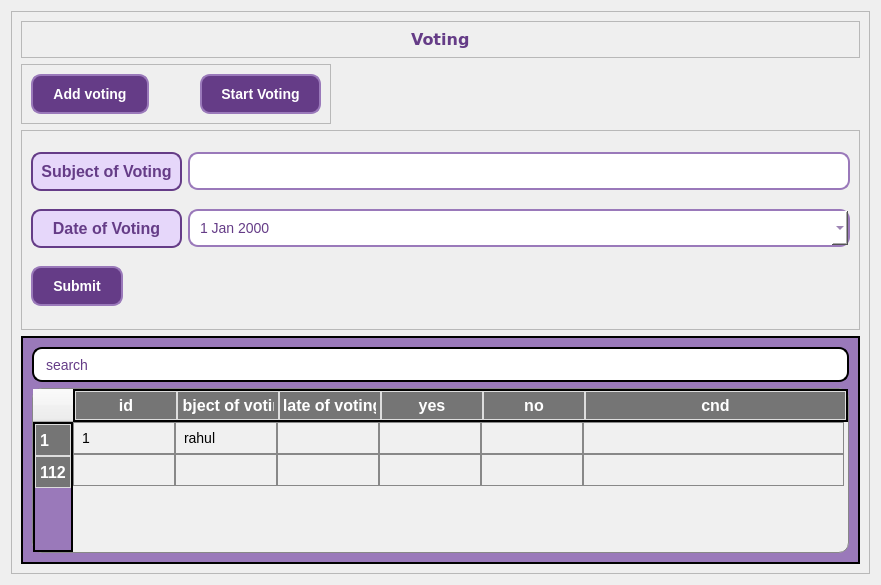
<?xml version="1.0" encoding="UTF-8"?>
<ui version="4.0">
 <class>wotingFrame</class>
 <widget class="QFrame" name="wotingFrame">
  <property name="geometry">
   <rect>
    <x>0</x>
    <y>0</y>
    <width>881</width>
    <height>585</height>
   </rect>
  </property>
  <property name="windowTitle">
   <string>Frame</string>
  </property>
  <layout class="QVBoxLayout" name="verticalLayout">
   <item>
    <widget class="QFrame" name="frame">
     <property name="styleSheet">
      <string notr="true">QFrame:addmember{
border:none;
}
QLabel {

    background-color: #E6D7FA;
    color: #653C87;
    font-family: 'Segoe UI', sans-serif;
    font-size: 16px;
    font-weight: 600;
    padding: 8px;
    border: 2px solid #653C87;
    border-radius: 10px;
    transition: background-color 0.3s ease, border-color 0.3s ease;
}

QLabel:hover {
    background-color: #D4C2EF;  /* Slightly darker background on hover */
    border-color: #553075;  /* Darker border on hover */
}

QLineEdit {
    border: 2px solid #9A79BA;
    border-radius: 10px;
    padding: 8px;
    font-family: 'Segoe UI', sans-serif;
    font-size: 14px;
    color: #653C87;
    background-color: #FFFFFF;
    transition: background-color 0.3s ease, border-color 0.3s ease;
}

QLineEdit:hover {
    background-color: #F5F0FA;  /* Slightly lighter background on hover */
}

QLineEdit:focus {
    border: 2px solid #653C87;  /* Darker border on focus */
    background-color: #F5F5F5;  /* Slightly lighter background on focus */
}
</string>
     </property>
     <property name="frameShape">
      <enum>QFrame::StyledPanel</enum>
     </property>
     <property name="frameShadow">
      <enum>QFrame::Raised</enum>
     </property>
     <layout class="QVBoxLayout" name="verticalLayout_2">
      <item>
       <widget class="QFrame" name="frame_2">
        <property name="maximumSize">
         <size>
          <width>16777215</width>
          <height>54</height>
         </size>
        </property>
        <property name="frameShape">
         <enum>QFrame::StyledPanel</enum>
        </property>
        <property name="frameShadow">
         <enum>QFrame::Raised</enum>
        </property>
        <layout class="QVBoxLayout" name="verticalLayout_3">
         <property name="spacing">
          <number>0</number>
         </property>
         <property name="leftMargin">
          <number>0</number>
         </property>
         <property name="topMargin">
          <number>0</number>
         </property>
         <property name="rightMargin">
          <number>0</number>
         </property>
         <property name="bottomMargin">
          <number>0</number>
         </property>
         <item alignment="Qt::AlignHCenter">
          <widget class="QLabel" name="label_4">
           <property name="maximumSize">
            <size>
             <width>16777215</width>
             <height>58</height>
            </size>
           </property>
           <property name="font">
            <font>
             <family>Verdana</family>
             <pointsize>20</pointsize>
             <italic>false</italic>
             <bold>true</bold>
            </font>
           </property>
           <property name="styleSheet">
            <string notr="true">border:none;
background:none;
font: 700 20pt &quot;Verdana&quot;;</string>
           </property>
           <property name="text">
            <string>Voting</string>
           </property>
          </widget>
         </item>
        </layout>
       </widget>
      </item>
      <item alignment="Qt::AlignLeft">
       <widget class="QFrame" name="frame_3">
        <property name="maximumSize">
         <size>
          <width>16777215</width>
          <height>81</height>
         </size>
        </property>
        <property name="frameShape">
         <enum>QFrame::StyledPanel</enum>
        </property>
        <property name="frameShadow">
         <enum>QFrame::Raised</enum>
        </property>
        <layout class="QGridLayout" name="gridLayout">
         <property name="horizontalSpacing">
          <number>51</number>
         </property>
         <property name="verticalSpacing">
          <number>6</number>
         </property>
         <item row="0" column="0">
          <widget class="QPushButton" name="pushButton_2">
           <property name="maximumSize">
            <size>
             <width>118</width>
             <height>16777215</height>
            </size>
           </property>
           <property name="styleSheet">
            <string notr="true">QPushButton {
    background-color: #653C87; /* Dark purple background */
    color: #FFFFFF; /* White text */
    font-family: 'Segoe UI', sans-serif; /* Font family */
    font-size: 14px; /* Font size */
    font-weight: bold; /* Bold text */
    padding: 10px 20px; /* Padding */
    border: 2px solid #9A79BA; /* Light purple border */
    border-radius: 10px; /* Rounded corners */
    transition: background-color 0.3s ease, border-color 0.3s ease; /* Smooth transition */
}

QPushButton:hover {
    background-color: #9A79BA; /* Light purple background on hover */
    border-color: #653C87; /* Dark purple border on hover */
}

QPushButton:pressed {
    background-color: #E6D7FA; /* Lightest purple background on press */
    border-color: #553075; /* Darker purple border on press */
}
</string>
           </property>
           <property name="text">
            <string>Add voting</string>
           </property>
          </widget>
         </item>
         <item row="0" column="1">
          <widget class="QPushButton" name="pushButton_3">
           <property name="maximumSize">
            <size>
             <width>121</width>
             <height>16777215</height>
            </size>
           </property>
           <property name="styleSheet">
            <string notr="true">QPushButton {
    background-color: #653C87; /* Dark purple background */
    color: #FFFFFF; /* White text */
    font-family: 'Segoe UI', sans-serif; /* Font family */
    font-size: 14px; /* Font size */
    font-weight: bold; /* Bold text */
    padding: 10px 20px; /* Padding */
    border: 2px solid #9A79BA; /* Light purple border */
    border-radius: 10px; /* Rounded corners */
    transition: background-color 0.3s ease, border-color 0.3s ease; /* Smooth transition */
}

QPushButton:hover {
    background-color: #9A79BA; /* Light purple background on hover */
    border-color: #653C87; /* Dark purple border on hover */
}

QPushButton:pressed {
    background-color: #E6D7FA; /* Lightest purple background on press */
    border-color: #553075; /* Darker purple border on press */
}
</string>
           </property>
           <property name="text">
            <string>Start Voting</string>
           </property>
          </widget>
         </item>
        </layout>
       </widget>
      </item>
      <item>
       <widget class="QFrame" name="frame_4">
        <property name="minimumSize">
         <size>
          <width>0</width>
          <height>200</height>
         </size>
        </property>
        <property name="frameShape">
         <enum>QFrame::StyledPanel</enum>
        </property>
        <property name="frameShadow">
         <enum>QFrame::Raised</enum>
        </property>
        <layout class="QGridLayout" name="gridLayout_3">
         <item row="2" column="0">
          <widget class="QLabel" name="label_6">
           <property name="maximumSize">
            <size>
             <width>16777215</width>
             <height>16777215</height>
            </size>
           </property>
           <property name="text">
            <string>Date of Voting</string>
           </property>
           <property name="alignment">
            <set>Qt::AlignCenter</set>
           </property>
          </widget>
         </item>
         <item row="0" column="0">
          <widget class="QLabel" name="label_5">
           <property name="maximumSize">
            <size>
             <width>16777215</width>
             <height>16777215</height>
            </size>
           </property>
           <property name="text">
            <string>Subject of Voting</string>
           </property>
           <property name="alignment">
            <set>Qt::AlignCenter</set>
           </property>
          </widget>
         </item>
         <item row="3" column="0">
          <widget class="QPushButton" name="pushButton_4">
           <property name="maximumSize">
            <size>
             <width>92</width>
             <height>16777215</height>
            </size>
           </property>
           <property name="styleSheet">
            <string notr="true">QPushButton {
    background-color: #653C87; /* Dark purple background */
    color: #FFFFFF; /* White text */
    font-family: 'Segoe UI', sans-serif; /* Font family */
    font-size: 14px; /* Font size */
    font-weight: bold; /* Bold text */
    padding: 10px 20px; /* Padding */
    border: 2px solid #9A79BA; /* Light purple border */
    border-radius: 10px; /* Rounded corners */
    transition: background-color 0.3s ease, border-color 0.3s ease; /* Smooth transition */
}

QPushButton:hover {
    background-color: #9A79BA; /* Light purple background on hover */
    border-color: #653C87; /* Dark purple border on hover */
}

QPushButton:pressed {
    background-color: #E6D7FA; /* Lightest purple background on press */
    border-color: #553075; /* Darker purple border on press */
}
</string>
           </property>
           <property name="text">
            <string>Submit</string>
           </property>
          </widget>
         </item>
         <item row="0" column="1">
          <widget class="QLineEdit" name="lineEdit_3">
           <property name="styleSheet">
            <string notr="true"/>
           </property>
          </widget>
         </item>
         <item row="2" column="1">
          <widget class="QDateEdit" name="dateEdit">
           <property name="minimumSize">
            <size>
             <width>0</width>
             <height>0</height>
            </size>
           </property>
           <property name="styleSheet">
            <string notr="true">QDateEdit {
    border: 2px solid #9A79BA;
    border-radius: 10px;
    padding: 8px;
    font-family: 'Segoe UI', sans-serif;
    font-size: 14px;
    color: #653C87;
    background-color: #FFFFFF;
    transition: background-color 0.3s ease, border-color 0.3s ease;
}

QDateEdit:hover {
    background-color: #F5F0FA;  /* Slightly lighter background on hover */
}

QDateEdit:focus {
    border: 2px solid #653C87;  /* Darker border on focus */
    background-color: #F5F5F5;  /* Slightly lighter background on focus */
}</string>
           </property>
           <property name="calendarPopup">
            <bool>true</bool>
           </property>
          </widget>
         </item>
        </layout>
       </widget>
      </item>
      <item>
       <widget class="QFrame" name="frame_8">
        <property name="minimumSize">
         <size>
          <width>0</width>
          <height>0</height>
         </size>
        </property>
        <property name="maximumSize">
         <size>
          <width>178878</width>
          <height>380</height>
         </size>
        </property>
        <property name="styleSheet">
         <string notr="true">QFrame{
border: 2px solid #000;  /* Adds a 2px solid black border */
    border-radius: 0px;     /* Optional: Adds rounded corners */
    background-color: #9A79BA;  /* Optional: Adds a background color */
}</string>
        </property>
        <property name="frameShape">
         <enum>QFrame::StyledPanel</enum>
        </property>
        <property name="frameShadow">
         <enum>QFrame::Raised</enum>
        </property>
        <layout class="QVBoxLayout" name="verticalLayout_4">
         <item>
          <widget class="QLineEdit" name="lineEdit_2">
           <property name="minimumSize">
            <size>
             <width>0</width>
             <height>35</height>
            </size>
           </property>
           <property name="styleSheet">
            <string notr="true">QLabel {
    background-color: #ffffff; /* White background */
    border: 2px solid black; /* Green border */
    border-radius: 10px; /* Rounded corners */
    padding: 10px; /* Padding */
    font-family: 'Arial', sans-serif; /* Font family */
    font-size: 14px; /* Font size */
    transition: all 0.3s ease; /* Smooth transition for hover effect */
}

QLabel:hover {
    background-color: #f0f0f0; /* Light grey background on hover */
    border-color: #3e8e41; /* Darker green border on hover */
    color: #000000; /* Black text color on hover */
}

QLineEdit {
    background-color: #ffffff; /* White background */
    border: 2px solid black; /* Green border */
    border-radius: 10px; /* Rounded corners */
    padding: 10px; /* Padding */
    font-family: 'Arial', sans-serif; /* Font family */
    font-size: 14px; /* Font size */
    transition: all 0.3s ease; /* Smooth transition */
}

QLineEdit:focus {
    border-color: gray; /* Darker green border on focus */
}
</string>
           </property>
           <property name="text">
            <string>search</string>
           </property>
          </widget>
         </item>
         <item>
          <widget class="QTableWidget" name="tableWidget_2">
           <property name="minimumSize">
            <size>
             <width>0</width>
             <height>0</height>
            </size>
           </property>
           <property name="maximumSize">
            <size>
             <width>16777215</width>
             <height>16777215</height>
            </size>
           </property>
           <property name="styleSheet">
            <string notr="true">QTableWidget {
    border: 1px solid #888888; /* Green border for the table */
    border-radius: 10px; /* Rounded corners */
    background-color: #f0f0f0; /* Light grey background */
    font-family: 'Arial', sans-serif; /* Font for the table cells */
    font-size: 14px; /* Font size for the table cells */
}

QTableWidget::item {
    border: 1px solid #888888; /* Grey border for each cell */
    padding: 5px; /* Padding inside each cell */
    margin: px; /* Margin between cells */
    font-family: 'Arial', sans-serif; /* Font for the table cells */
    font-size: 14px; /* Font size for the table cells */
}

QHeaderView::section {
    background-color: #757575; /* Green header background */
    color: white; /* White text in the header */
    padding: 4px; /* Padding in header cells */
    border: 1px solid #dddddd; /* Border for header cells */
    font-family: 'Verdana', sans-serif; /* Font for the header */
    font-size: 16px; /* Font size for the header */
    font-weight: bold; /* Bold font for the header */

}
            QScrollBar:vertical {
                
                background: #653C87;
                
         
            }

</string>
           </property>
           <property name="lineWidth">
            <number>1</number>
           </property>
           <property name="midLineWidth">
            <number>0</number>
           </property>
           <property name="autoScrollMargin">
            <number>16</number>
           </property>
           <property name="textElideMode">
            <enum>Qt::ElideRight</enum>
           </property>
           <property name="showGrid">
            <bool>false</bool>
           </property>
           <property name="wordWrap">
            <bool>true</bool>
           </property>
           <property name="rowCount">
            <number>2</number>
           </property>
           <property name="columnCount">
            <number>6</number>
           </property>
           <attribute name="horizontalHeaderVisible">
            <bool>true</bool>
           </attribute>
           <attribute name="horizontalHeaderMinimumSectionSize">
            <number>21</number>
           </attribute>
           <attribute name="horizontalHeaderDefaultSectionSize">
            <number>102</number>
           </attribute>
           <attribute name="horizontalHeaderShowSortIndicator" stdset="0">
            <bool>false</bool>
           </attribute>
           <attribute name="horizontalHeaderStretchLastSection">
            <bool>true</bool>
           </attribute>
           <attribute name="verticalHeaderMinimumSectionSize">
            <number>22</number>
           </attribute>
           <attribute name="verticalHeaderDefaultSectionSize">
            <number>32</number>
           </attribute>
           <row>
            <property name="text">
             <string>1</string>
            </property>
           </row>
           <row>
            <property name="text">
             <string>112</string>
            </property>
           </row>
           <column>
            <property name="text">
             <string>id</string>
            </property>
            <property name="font">
             <font>
              <pointsize>8</pointsize>
             </font>
            </property>
           </column>
           <column>
            <property name="text">
             <string>subject of voting</string>
            </property>
           </column>
           <column>
            <property name="text">
             <string>date of voting</string>
            </property>
           </column>
           <column>
            <property name="text">
             <string>yes</string>
            </property>
           </column>
           <column>
            <property name="text">
             <string>no</string>
            </property>
           </column>
           <column>
            <property name="text">
             <string>cnd</string>
            </property>
           </column>
           <item row="0" column="0">
            <property name="text">
             <string>1</string>
            </property>
           </item>
           <item row="0" column="1">
            <property name="text">
             <string>rahul</string>
            </property>
           </item>
          </widget>
         </item>
        </layout>
       </widget>
      </item>
     </layout>
    </widget>
   </item>
  </layout>
 </widget>
 <resources/>
 <connections/>
</ui>
